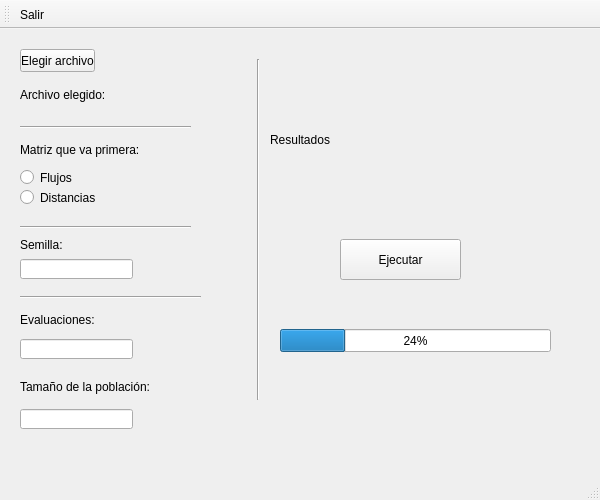
<?xml version="1.0" encoding="UTF-8"?>
<ui version="4.0">
 <class>MainWindow</class>
 <widget class="QMainWindow" name="MainWindow">
  <property name="geometry">
   <rect>
    <x>0</x>
    <y>0</y>
    <width>600</width>
    <height>500</height>
   </rect>
  </property>
  <property name="minimumSize">
   <size>
    <width>600</width>
    <height>500</height>
   </size>
  </property>
  <property name="maximumSize">
   <size>
    <width>600</width>
    <height>500</height>
   </size>
  </property>
  <property name="windowTitle">
   <string>Practica2</string>
  </property>
  <widget class="QWidget" name="centralWidget">
   <widget class="QPushButton" name="fileButton">
    <property name="geometry">
     <rect>
      <x>20</x>
      <y>20</y>
      <width>75</width>
      <height>23</height>
     </rect>
    </property>
    <property name="text">
     <string>Elegir archivo</string>
    </property>
   </widget>
   <widget class="QLabel" name="labelSelectedFile">
    <property name="geometry">
     <rect>
      <x>20</x>
      <y>50</y>
      <width>161</width>
      <height>31</height>
     </rect>
    </property>
    <property name="text">
     <string>Archivo elegido: </string>
    </property>
   </widget>
   <widget class="QRadioButton" name="radioFlow">
    <property name="geometry">
     <rect>
      <x>20</x>
      <y>140</y>
      <width>82</width>
      <height>17</height>
     </rect>
    </property>
    <property name="text">
     <string>Flujos</string>
    </property>
    <attribute name="buttonGroup">
     <string notr="true">buttonGroupMatrix</string>
    </attribute>
   </widget>
   <widget class="QRadioButton" name="radioDistances">
    <property name="geometry">
     <rect>
      <x>20</x>
      <y>160</y>
      <width>82</width>
      <height>17</height>
     </rect>
    </property>
    <property name="text">
     <string>Distancias</string>
    </property>
    <attribute name="buttonGroup">
     <string notr="true">buttonGroupMatrix</string>
    </attribute>
   </widget>
   <widget class="QLabel" name="label">
    <property name="geometry">
     <rect>
      <x>20</x>
      <y>110</y>
      <width>131</width>
      <height>21</height>
     </rect>
    </property>
    <property name="text">
     <string>Matriz que va primera:</string>
    </property>
   </widget>
   <widget class="QPushButton" name="buttonExecute">
    <property name="geometry">
     <rect>
      <x>340</x>
      <y>210</y>
      <width>121</width>
      <height>41</height>
     </rect>
    </property>
    <property name="text">
     <string>Ejecutar</string>
    </property>
   </widget>
   <widget class="QLabel" name="label_2">
    <property name="geometry">
     <rect>
      <x>20</x>
      <y>200</y>
      <width>111</width>
      <height>31</height>
     </rect>
    </property>
    <property name="text">
     <string>Semilla:</string>
    </property>
   </widget>
   <widget class="QLineEdit" name="lineSeed">
    <property name="geometry">
     <rect>
      <x>20</x>
      <y>230</y>
      <width>113</width>
      <height>20</height>
     </rect>
    </property>
    <property name="inputMethodHints">
     <set>Qt::ImhFormattedNumbersOnly</set>
    </property>
   </widget>
   <widget class="QLabel" name="laberResults">
    <property name="geometry">
     <rect>
      <x>270</x>
      <y>30</y>
      <width>311</width>
      <height>161</height>
     </rect>
    </property>
    <property name="text">
     <string>Resultados</string>
    </property>
   </widget>
   <widget class="Line" name="line">
    <property name="geometry">
     <rect>
      <x>20</x>
      <y>90</y>
      <width>171</width>
      <height>16</height>
     </rect>
    </property>
    <property name="orientation">
     <enum>Qt::Horizontal</enum>
    </property>
   </widget>
   <widget class="Line" name="line_2">
    <property name="geometry">
     <rect>
      <x>20</x>
      <y>190</y>
      <width>171</width>
      <height>16</height>
     </rect>
    </property>
    <property name="orientation">
     <enum>Qt::Horizontal</enum>
    </property>
   </widget>
   <widget class="Line" name="line_3">
    <property name="geometry">
     <rect>
      <x>20</x>
      <y>260</y>
      <width>181</width>
      <height>16</height>
     </rect>
    </property>
    <property name="orientation">
     <enum>Qt::Horizontal</enum>
    </property>
   </widget>
   <widget class="Line" name="line_4">
    <property name="geometry">
     <rect>
      <x>250</x>
      <y>30</y>
      <width>16</width>
      <height>341</height>
     </rect>
    </property>
    <property name="orientation">
     <enum>Qt::Vertical</enum>
    </property>
   </widget>
   <widget class="QProgressBar" name="progressBar">
    <property name="geometry">
     <rect>
      <x>280</x>
      <y>300</y>
      <width>271</width>
      <height>23</height>
     </rect>
    </property>
    <property name="value">
     <number>24</number>
    </property>
   </widget>
   <widget class="QLineEdit" name="lineEvaluations">
    <property name="geometry">
     <rect>
      <x>20</x>
      <y>310</y>
      <width>113</width>
      <height>20</height>
     </rect>
    </property>
   </widget>
   <widget class="QLabel" name="label_3">
    <property name="geometry">
     <rect>
      <x>20</x>
      <y>280</y>
      <width>101</width>
      <height>21</height>
     </rect>
    </property>
    <property name="text">
     <string>Evaluaciones:</string>
    </property>
   </widget>
   <widget class="QLineEdit" name="linePopulation">
    <property name="geometry">
     <rect>
      <x>20</x>
      <y>380</y>
      <width>113</width>
      <height>20</height>
     </rect>
    </property>
   </widget>
   <widget class="QLabel" name="label_4">
    <property name="geometry">
     <rect>
      <x>20</x>
      <y>350</y>
      <width>141</width>
      <height>16</height>
     </rect>
    </property>
    <property name="text">
     <string>Tamaño de la población:</string>
    </property>
   </widget>
  </widget>
  <widget class="QMenuBar" name="menuBar">
   <property name="geometry">
    <rect>
     <x>0</x>
     <y>0</y>
     <width>600</width>
     <height>21</height>
    </rect>
   </property>
  </widget>
  <widget class="QToolBar" name="mainToolBar">
   <attribute name="toolBarArea">
    <enum>TopToolBarArea</enum>
   </attribute>
   <attribute name="toolBarBreak">
    <bool>false</bool>
   </attribute>
   <addaction name="actionSalir"/>
  </widget>
  <widget class="QStatusBar" name="statusBar"/>
  <action name="actionSalir">
   <property name="text">
    <string>Salir</string>
   </property>
  </action>
 </widget>
 <layoutdefault spacing="6" margin="11"/>
 <resources/>
 <connections/>
 <buttongroups>
  <buttongroup name="buttonGroupMatrix"/>
 </buttongroups>
</ui>
